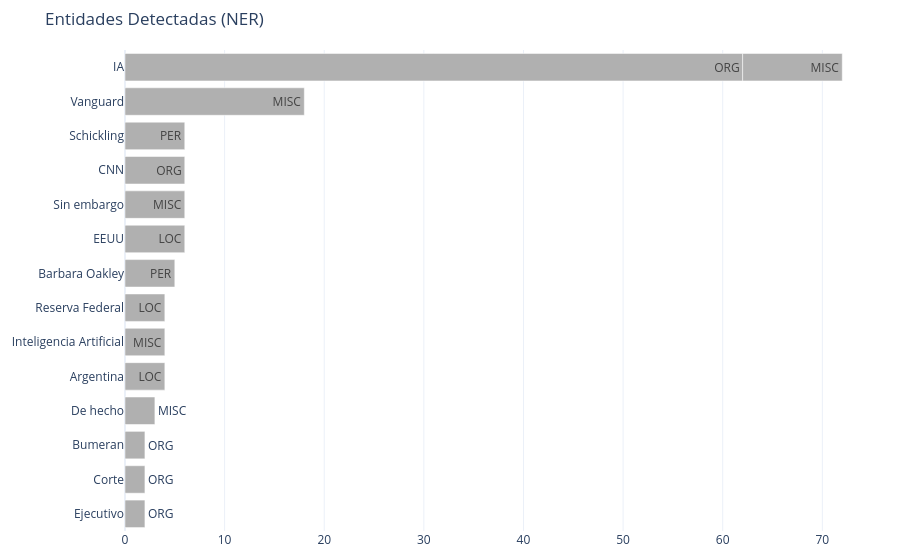

Here is the notebook cell this chart was saved with:
### Markdown cell above
## Parte 3: Visualización Profesional

**Objetivo:** Aplicar principios de Data-Ink Ratio, accesibilidad y jerarquía visual para comunicar hallazgos efectivamente, en lugar de imprimir datos planos.

> [!IMPORTANT]
> **Dilema de diseño**
> Consultá a la IA: ¿conviene usar un *WordCloud* o un *Barplot* para mostrar frecuencias de palabras clave en un informe dirigido a toma de decisiones? Justificá tu elección aplicando el principio de Data-Ink Ratio.

**Escribí tu justificación acá:**
(*Tu respuesta...*)

### Code cell
import matplotlib.pyplot as plt
import seaborn as sns
import plotly.graph_objects as go
import pandas as pd

# Configuración de estilo sugerida
sns.set_theme(style="ticks", palette="colorblind", font_scale=1.1)
COLOR_ACENTO = sns.color_palette("colorblind")[0]
COLOR_BASE = '#b0b0b0'

def visualizar_origen(df):
    """Genera un barplot con el origen de los datos"""
    # Contamos las frecuencias
    conteo = df['origen'].value_counts().reset_index()
    conteo.columns = ['origen', 'cantidad']
    
    fig, ax = plt.subplots(figsize=(8, 4))
    

    colores = [COLOR_ACENTO if x == conteo['cantidad'].max() else COLOR_BASE for x in conteo['cantidad']]
    
    sns.barplot(data=conteo, x='cantidad', y='origen', palette=colores, ax=ax)
    
    # Estética: Títulos claros y despine
    ax.set_title("Distribución del Corpus por Origen", fontsize=14, pad=20, weight='bold')
    ax.set_xlabel("Cantidad de Registros")
    ax.set_ylabel("")
    sns.despine(left=True, bottom=True)
    
    return fig

def visualizar_palabras_clave_lollipop(palabras_clave):
    """Genera un Lollipop Chart de las palabras clave (lista de tuplas [palabra, frec])"""
    # Convertimos a DataFrame para facilitar el manejo
    df_pk = pd.DataFrame(palabras_clave, columns=['palabra', 'frecuencia']).sort_values('frecuencia')

    fig, ax = plt.subplots(figsize=(8, 6))
    
    
    ax.hlines(y=df_pk['palabra'], xmin=0, xmax=df_pk['frecuencia'], color=COLOR_BASE, alpha=0.7, linewidth=2)
    ax.plot(df_pk['frecuencia'], df_pk['palabra'], "o", markersize=10, color=COLOR_ACENTO, alpha=1)
    
    # Limpieza visual
    ax.set_title("Palabras Clave más Frecuentes (Lemas)", loc='left', fontsize=14, weight='bold')
    ax.set_xlabel("Frecuencia de aparición")
    sns.despine()
    
    return fig

def visualizar_entidades_plotly(entidades_lista):
    """Genera un panel interactivo con Plotly para las entidades"""
    # Procesamos la lista de tuplas ((texto, etiqueta), cuenta)
    # Ejemplo de entrada: [(('Feynman', 'PER'), 5), (('Google', 'ORG'), 3)]
    data = []
    for (texto, etiqueta), cuenta in entidades_lista:
        data.append({'Entidad': texto, 'Tipo': etiqueta, 'Frecuencia': cuenta})
    
    df_ent = pd.DataFrame(data).head(15) # Top 15

    # PASO 3: Gráfico interactivo con Plotly
    fig = go.Figure(data=[
        go.Bar(
            x=df_ent['Frecuencia'],
            y=df_ent['Entidad'],
            orientation='h',
            marker=dict(color='#b0b0b0'),
            text=df_ent['Tipo'], # Información extra al pasar el cursor
            hovertemplate="<b>%{y}</b><br>Tipo: %{text}<br>Apariciones: %{x}<extra></extra>"
        )
    ])
    
    fig.update_layout(
        title="Entidades Detectadas (NER)",
        yaxis={'categoryorder':'total ascending'},
        template="plotly_white",
        margin=dict(l=20, r=20, t=50, b=20)
    )
    
    return fig


fig1 = visualizar_origen(df_corpus)
plt.show()

fig2 = visualizar_palabras_clave_lollipop(analizador.extraer_palabras_clave(10))
plt.show()

fig3 = visualizar_entidades_plotly(analizador.extraer_entidades())
fig3.show()

### Figure 1 — Plotly figure (JSON) as saved in the notebook; plotly's stock layout.template omitted (floating-point values rounded to 4 significant figures)
{"data": [{"hovertemplate": "<b>%{y}</b><br>Tipo: %{text}<br>Apariciones: %{x}<extra></extra>", "marker": {"color": "#b0b0b0"}, "orientation": "h", "text": ["ORG", "MISC", "MISC", "LOC", "MISC", "ORG", "PER", "PER", "LOC", "MISC", "LOC", "MISC", "ORG", "ORG", "ORG"], "type": "bar", "x": [62, 18, 10, 6, 6, 6, 6, 5, 4, 4, 4, 3, 2, 2, 2], "y": ["IA", "Vanguard", "IA", "EEUU", "Sin embargo", "CNN", "Schickling", "Barbara Oakley", "Argentina", "Inteligencia Artificial", "Reserva Federal", "De hecho", "Ejecutivo", "Corte", "Bumeran"]}], "layout": {"margin": {"b": 20, "l": 20, "r": 20, "t": 50}, "title": {"text": "Entidades Detectadas (NER)"}, "yaxis": {"categoryorder": "total ascending"}}}
